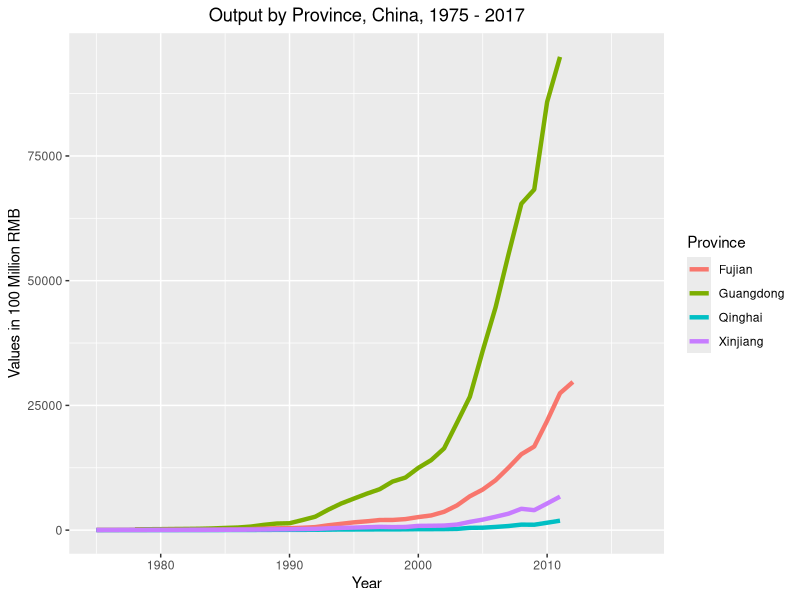
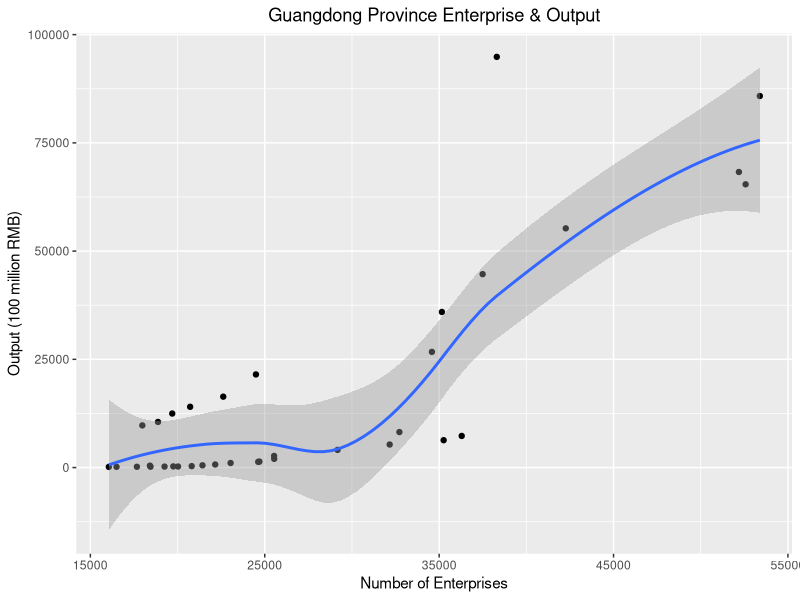
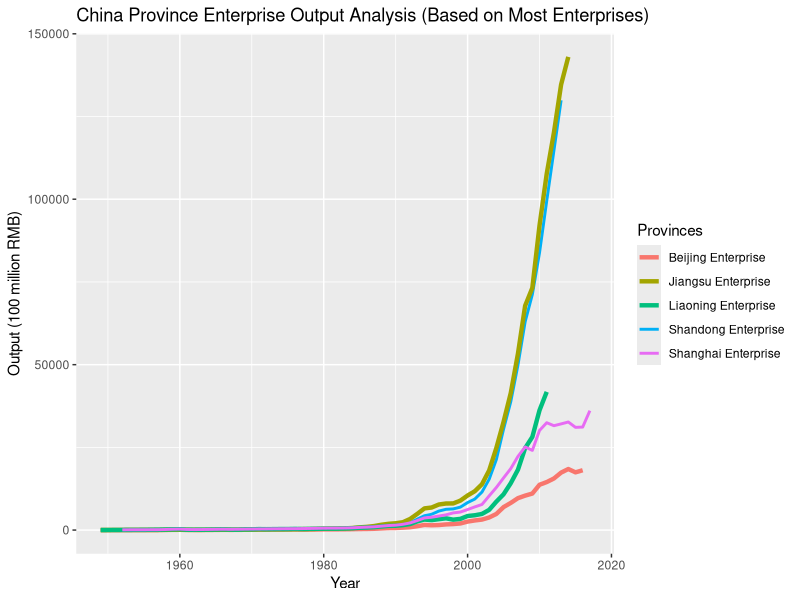
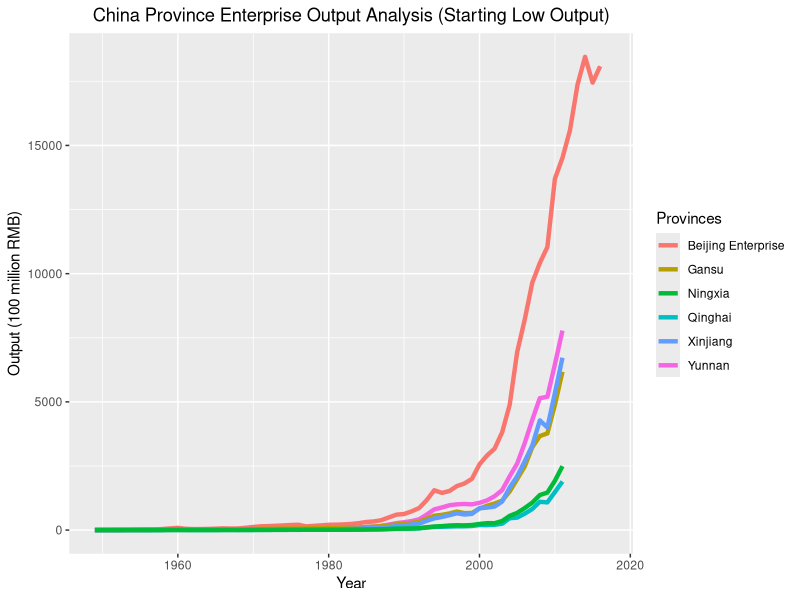
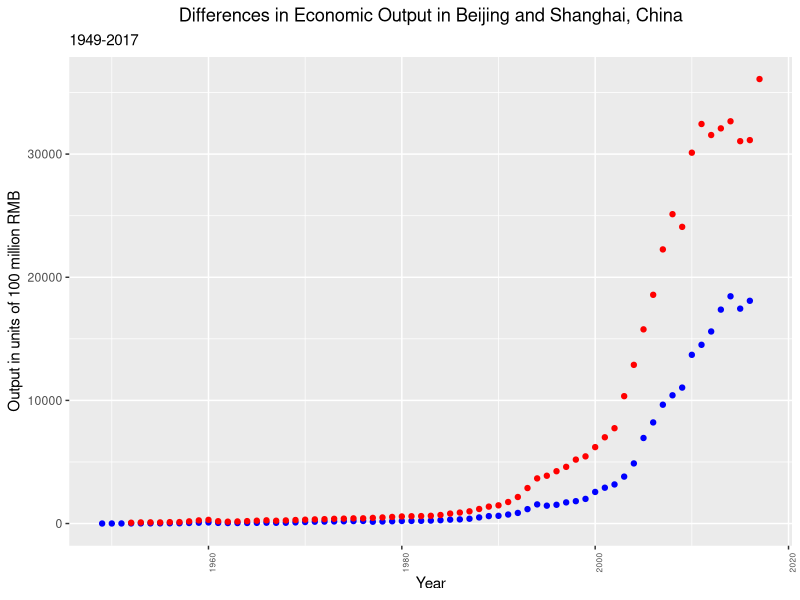
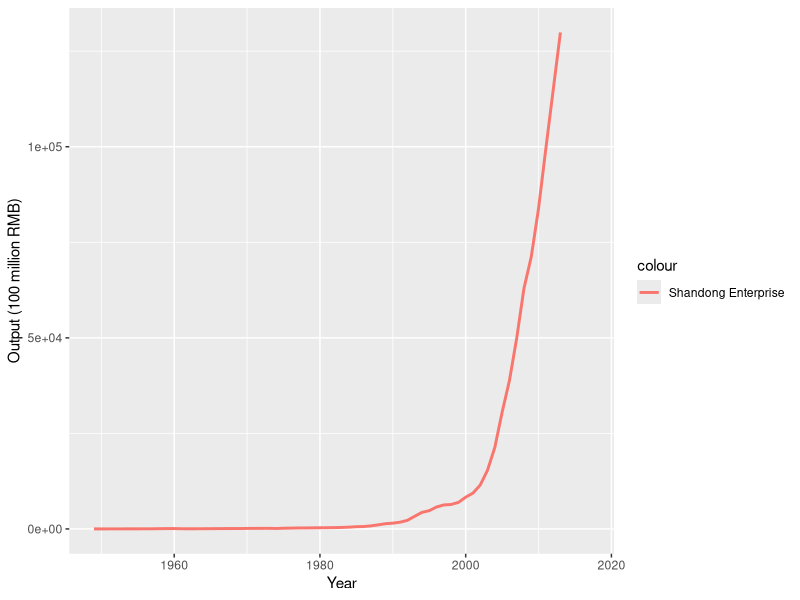
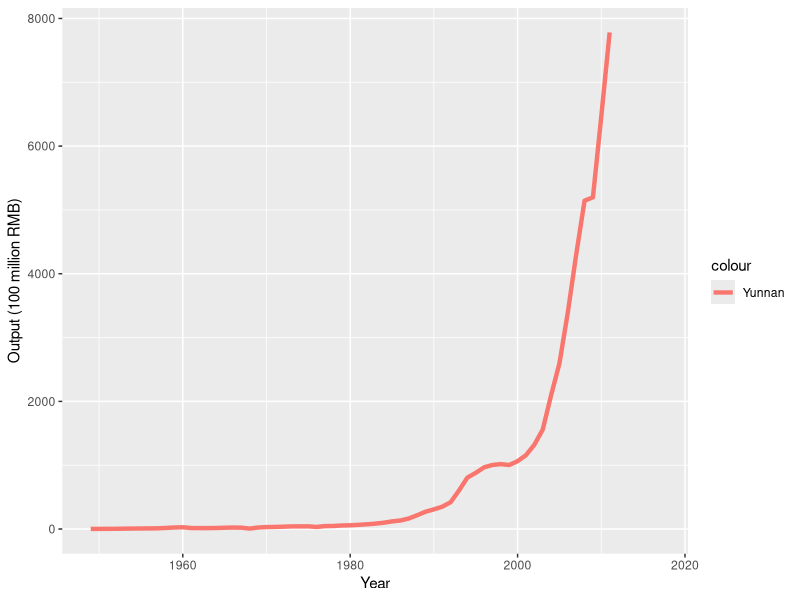

Recreate these plots in R, in order.
# Authors: Kevin Ho, Carmelita DeLeon, Alisha Husain
# 1/27/2019

library(tidyverse)
library(readr)
library(ggplot2)

object1 <- read.csv("China_EO_49to17.csv", fileEncoding = "latin1")
object2 <- as_tibble(object1)

Year <- seq(from=1949, to=2017)
object2$Year <- Year

# Author: Kevin Kho
# Filters dataset for years after 1975 first, then plots outputs against Year of several provinces
line_grph1 <- filter(object2, Year >= 1975) %>%
  ggplot() +
  geom_line(mapping = aes(x = Year, y = Guangdong_Output, color = "Guangdong"), size = 1.5, na.rm = TRUE) +
  geom_line(mapping = aes(x = Year, y = Fujian_Output, color = "Fujian"), size = 1.5, na.rm = TRUE) +
  geom_line(mapping = aes(x = Year, y = Qinghai_Output, color = "Qinghai"), size = 1.5, na.rm = TRUE) +
  geom_line(mapping = aes(x = Year, y = Xinjiang_Output, color = "Xinjiang"), size = 1.5, na.rm = TRUE) +
  scale_color_discrete(name = "Province") +
  scale_y_continuous(name = "Values in 100 Million RMB") +
  ggtitle("Output by Province, China, 1975 - 2017")

# Filters dataset for years after 1975 first, then plots Guandong Output + Enterpise with point and smooth geoms respectively
line_grph2 <- filter(object2, Year >= 1975) %>%
  ggplot() +
  geom_point(mapping = aes(x = Guangdong_Enterprise, y = Guangdong_Output), na.rm = TRUE) +
  geom_smooth(mapping = aes(x = Guangdong_Enterprise, y = Guangdong_Output), na.rm = TRUE) +
  scale_y_continuous(name = "Output (100 million RMB)") +
  scale_x_continuous(name = "Number of Enterprises") +
  ggtitle("Guangdong Province Enterprise & Output")

# Author: Carmelita DeLeon
# Filters dataset by selecting specific provinces and their output
selected_provinces <-
  object2 %>% select(Year, Shandong_Enterprise, Shandong_Output,
                        Beijing_Enterprise, Beijing_Output,
                        Shanghai_Enterprise, Shanghai_Output,
                        Jiangsu_Enterprise, Jiangsu_Output,
                        Liaoning_Enterprise, Liaoning_Output,
                        Guangdong_Enterprise, Guangdong_Output,
                        Yunnan_Enterprise, Yunnan_Output,
                        Gansu_Enterprise, Gansu_Output,
                        Xinjiang_Enterprise, Xinjiang_Output,
                        Qinghai_Enterprise, Qinghai_Output,
                        Ningxia_Enterprise, Ningxia_Output
                        )

master = ggplot(data=selected_provinces, 
                aes(x=Year, y=Shandong_Output,
                    color = "Shandong Enterprise" )) +
                    geom_line(size=1) +
                    xlab("Year") +
                    ylab("Output (100 million RMB)")

# Add each province to the plot
add_beijing <- geom_line(size = 1.5, data=selected_provinces,
                         aes(x=Year, y=Beijing_Output,
                             color = "Beijing Enterprise"))
add_shanghai <- geom_line(size = 1, data=selected_provinces,
                          aes(x=Year, y=Shanghai_Output,
                              color = "Shanghai Enterprise"))
add_jiangsu <- geom_line(size = 1.5, data=selected_provinces,
                         aes(x=Year, y=Jiangsu_Output,
                             color = "Jiangsu Enterprise"))
add_liaoning <- geom_line(size = 1.5, data=selected_provinces,
                          aes(x=Year, y=Liaoning_Output,
                              color = "Liaoning Enterprise"))

# Combine all the variables 
line_grph3 <- master + 
              add_beijing + 
              add_jiangsu + 
              add_liaoning + 
              add_shanghai +  
              ggtitle("China Province Enterprise Output Analysis (Based on Most Enterprises)") + 
              theme_update(plot.title = element_text(hjust = 0.5))

# Rename legend
legend <- line_grph3$labels$colour <- "Provinces" 

# Filters dataset by selecting specific provinces and their output
master2 = ggplot(data=selected_provinces, 
                 aes(x=Year, y=Yunnan_Output,
                     color =  "Yunnan" )) +
                     geom_line(size=1.5) + 
                     xlab("Year") + 
                     ylab("Output (100 million RMB)")

# Add each province to the plot, Beijing variable is already mentioned from above
add_guangdong <- geom_line(size = 1.5, data=selected_provinces,
                         aes(x=Year, y=Guangdong_Output,
                             color = "Guangdong"))
add_gansu <- geom_line(size = 1.5, data=selected_provinces,
                       aes(x=Year, y=Gansu_Output,
                           color = "Gansu"))
add_xinjiang <- geom_line(size = 1.5, data=selected_provinces,
                          aes(x=Year, y=Xinjiang_Output,
                              color = "Xinjiang"))
add_qinghai <- geom_line(size = 1.5, data=selected_provinces,
                         aes(x=Year, y=Qinghai_Output,
                             color = "Qinghai"))
add_ningxia <- geom_line(size = 1.5, data=selected_provinces,
                         aes(x=Year, y=Ningxia_Output,
                             color = "Ningxia"))

# Combine all the variables into one line graph
line_grph4 <- master2 +
              add_beijing +
              add_gansu +
              add_xinjiang +
              add_qinghai +
              add_ningxia + 
              ggtitle("China Province Enterprise Output Analysis (Starting Low Output)") +
              theme_update(plot.title = element_text(hjust = 0.5))

# Rename legend
legend <- line_grph4$labels$colour <- "Provinces" 

# Author: Alisha Husain
# Compares the two wealthiest provinces in China
line_grph5 <- ggplot(data = object2) +
  labs(title = "Differences in Economic Output in Beijing and Shanghai, China") +
  labs(subtitle = "1949-2017") +
  labs(y = "Output in units of 100 million RMB") +
  theme(axis.text.x = element_text(size = 6, angle = 90)) +
  geom_point(na.rm = TRUE, mapping = aes(x = Year, y = Beijing_Output), color = "blue") +
  geom_point(na.rm = TRUE, mapping = aes(x = Year, y = Shanghai_Output), color = "red") 